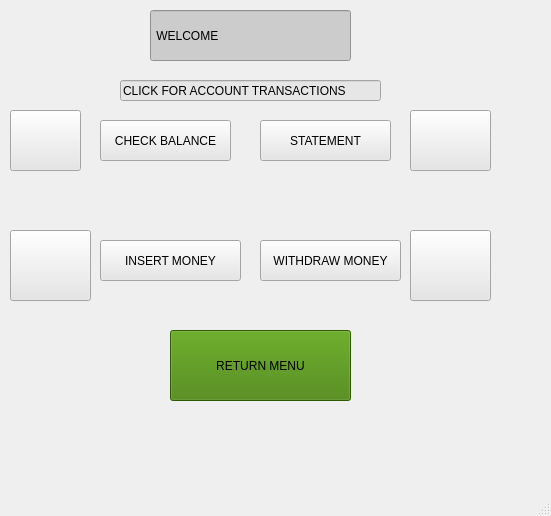
<?xml version="1.0" encoding="UTF-8"?>
<ui version="4.0">
 <class>accountScreen</class>
 <widget class="QMainWindow" name="accountScreen">
  <property name="geometry">
   <rect>
    <x>0</x>
    <y>0</y>
    <width>551</width>
    <height>516</height>
   </rect>
  </property>
  <property name="windowTitle">
   <string>account</string>
  </property>
  <property name="styleSheet">
   <string notr="true">background-color: qconicalgradient(cx:0.5, cy:0.5, angle:0, stop:0 rgba(35, 40, 3, 255), stop:0.16 rgba(136, 106, 22, 255), stop:0.225 rgba(166, 140, 41, 255), stop:0.285 rgba(204, 181, 74, 255), stop:0.345 rgba(235, 219, 102, 255), stop:0.415 rgba(245, 236, 112, 255), stop:0.52 rgba(209, 190, 76, 255), stop:0.57 rgba(187, 156, 51, 255), stop:0.635 rgba(168, 142, 42, 255), stop:0.695 rgba(202, 174, 68, 255), stop:0.75 rgba(218, 202, 86, 255), stop:0.815 rgba(208, 187, 73, 255), stop:0.88 rgba(187, 156, 51, 255), stop:0.935 rgba(137, 108, 26, 255), stop:1 rgba(35, 40, 3, 255));</string>
  </property>
  <property name="iconSize">
   <size>
    <width>500</width>
    <height>500</height>
   </size>
  </property>
  <widget class="QWidget" name="centralwidget">
   <widget class="QPushButton" name="pushButton_8">
    <property name="geometry">
     <rect>
      <x>10</x>
      <y>230</y>
      <width>81</width>
      <height>71</height>
     </rect>
    </property>
    <property name="styleSheet">
     <string notr="true">background-color: rgb(230, 230, 230);</string>
    </property>
    <property name="text">
     <string/>
    </property>
    <property name="icon">
     <iconset>
      <normaloff>../../gümüst/icons/icns/money.png</normaloff>../../gümüst/icons/icns/money.png</iconset>
    </property>
    <property name="iconSize">
     <size>
      <width>50</width>
      <height>100</height>
     </size>
    </property>
   </widget>
   <widget class="QPushButton" name="pushButton_7">
    <property name="geometry">
     <rect>
      <x>410</x>
      <y>230</y>
      <width>81</width>
      <height>71</height>
     </rect>
    </property>
    <property name="styleSheet">
     <string notr="true">font: 18pt &quot;.AppleSystemUIFont&quot;;
background-color: rgb(230, 230, 230);
font: 14pt &quot;.AppleSystemUIFont&quot;;</string>
    </property>
    <property name="text">
     <string/>
    </property>
    <property name="icon">
     <iconset>
      <normaloff>../../gümüst/icons/icns/money-withdrawal.png</normaloff>../../gümüst/icons/icns/money-withdrawal.png</iconset>
    </property>
    <property name="iconSize">
     <size>
      <width>50</width>
      <height>100</height>
     </size>
    </property>
   </widget>
   <widget class="QPushButton" name="return_button">
    <property name="geometry">
     <rect>
      <x>170</x>
      <y>330</y>
      <width>181</width>
      <height>71</height>
     </rect>
    </property>
    <property name="styleSheet">
     <string notr="true">background-color: rgb(64, 128, 2);</string>
    </property>
    <property name="text">
     <string>RETURN MENU</string>
    </property>
    <property name="icon">
     <iconset>
      <normaloff>../../gümüst/icons/icns/reply.png</normaloff>../../gümüst/icons/icns/reply.png</iconset>
    </property>
    <property name="iconSize">
     <size>
      <width>70</width>
      <height>70</height>
     </size>
    </property>
   </widget>
   <widget class="QPushButton" name="check_button">
    <property name="geometry">
     <rect>
      <x>100</x>
      <y>120</y>
      <width>131</width>
      <height>41</height>
     </rect>
    </property>
    <property name="styleSheet">
     <string notr="true">background-color: rgb(255, 255, 255);
background-color: rgb(230, 230, 230);</string>
    </property>
    <property name="text">
     <string>CHECK BALANCE</string>
    </property>
   </widget>
   <widget class="QPushButton" name="pushButton_2">
    <property name="geometry">
     <rect>
      <x>410</x>
      <y>110</y>
      <width>81</width>
      <height>61</height>
     </rect>
    </property>
    <property name="styleSheet">
     <string notr="true">background-color: rgb(230, 230, 230);</string>
    </property>
    <property name="text">
     <string/>
    </property>
    <property name="icon">
     <iconset>
      <normaloff>../../gümüst/icons/icns/transaction.png</normaloff>../../gümüst/icons/icns/transaction.png</iconset>
    </property>
    <property name="iconSize">
     <size>
      <width>70</width>
      <height>70</height>
     </size>
    </property>
   </widget>
   <widget class="QPushButton" name="pushButton_3">
    <property name="geometry">
     <rect>
      <x>10</x>
      <y>110</y>
      <width>71</width>
      <height>61</height>
     </rect>
    </property>
    <property name="styleSheet">
     <string notr="true">background-color: rgb(230, 230, 230);</string>
    </property>
    <property name="text">
     <string/>
    </property>
    <property name="icon">
     <iconset>
      <normaloff>../../gümüst/icons/icns/debit-card.png</normaloff>../../gümüst/icons/icns/debit-card.png</iconset>
    </property>
    <property name="iconSize">
     <size>
      <width>50</width>
      <height>50</height>
     </size>
    </property>
   </widget>
   <widget class="QPushButton" name="insert_button">
    <property name="geometry">
     <rect>
      <x>100</x>
      <y>240</y>
      <width>141</width>
      <height>41</height>
     </rect>
    </property>
    <property name="styleSheet">
     <string notr="true">background-color: rgb(230, 230, 230);</string>
    </property>
    <property name="text">
     <string>INSERT MONEY</string>
    </property>
   </widget>
   <widget class="QPushButton" name="withdraw_button">
    <property name="geometry">
     <rect>
      <x>260</x>
      <y>240</y>
      <width>141</width>
      <height>41</height>
     </rect>
    </property>
    <property name="styleSheet">
     <string notr="true">background-color: rgb(230, 230, 230);</string>
    </property>
    <property name="text">
     <string>WITHDRAW MONEY</string>
    </property>
   </widget>
   <widget class="QPushButton" name="statement_button">
    <property name="geometry">
     <rect>
      <x>260</x>
      <y>120</y>
      <width>131</width>
      <height>41</height>
     </rect>
    </property>
    <property name="styleSheet">
     <string notr="true">background-color: rgb(230, 230, 230);</string>
    </property>
    <property name="text">
     <string>STATEMENT</string>
    </property>
   </widget>
   <widget class="QLineEdit" name="lineEdit">
    <property name="geometry">
     <rect>
      <x>150</x>
      <y>10</y>
      <width>201</width>
      <height>51</height>
     </rect>
    </property>
    <property name="styleSheet">
     <string notr="true">background-color: rgb(204, 204, 204);
font: 36pt &quot;.AppleSystemUIFont&quot;;</string>
    </property>
    <property name="text">
     <string> WELCOME</string>
    </property>
   </widget>
   <widget class="QLineEdit" name="lineEdit_2">
    <property name="geometry">
     <rect>
      <x>120</x>
      <y>80</y>
      <width>261</width>
      <height>21</height>
     </rect>
    </property>
    <property name="styleSheet">
     <string notr="true">background-color: rgb(230, 230, 230);</string>
    </property>
    <property name="text">
     <string>CLICK FOR ACCOUNT TRANSACTIONS</string>
    </property>
   </widget>
  </widget>
  <widget class="QMenuBar" name="menubar">
   <property name="geometry">
    <rect>
     <x>0</x>
     <y>0</y>
     <width>551</width>
     <height>24</height>
    </rect>
   </property>
  </widget>
  <widget class="QStatusBar" name="statusbar"/>
 </widget>
 <resources/>
 <connections/>
</ui>
